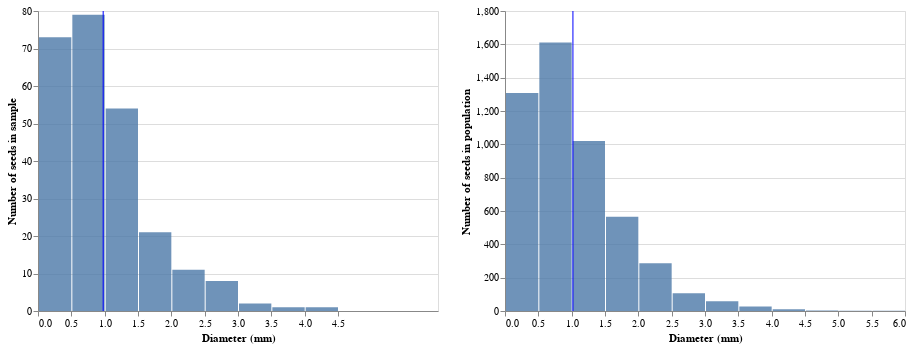

Here is the notebook cell this chart was saved with:
### Markdown cell above
The cell below produces a histogram of the sample values, and displays it alongside the histogram of population values.

### Code cell
# base layer
base_samp = alt.Chart(sample).properties(width = 400, height = 300)

# histogram of diameter measurements
hist_samp = base_samp.mark_bar(opacity = 0.8).encode(
    x = alt.X('diameter', 
              bin = alt.Bin(maxbins = 20),
              scale = alt.Scale(domain = (0, 6)),
              title = 'Diameter (mm)'),
    y = alt.Y('count()', title = 'Number of seeds in sample')
)

# vertical line for population mean
mean_samp = base_samp.mark_rule(color='blue').encode(
    x = 'mean(diameter)'
)

# display
hist_samp + mean_samp | hist_pop + mean_pop

### Figure 1 — Vega-Lite specification as saved in the notebook (floating-point values rounded to 4 significant figures; data arrays with more than 128 entries replaced by an {"elided": "..."} marker saying what was removed)
{"config": {"view": {"continuousWidth": 400, "continuousHeight": 300}}, "hconcat": [{"layer": [{"mark": {"type": "bar", "opacity": 0.8}, "encoding": {"x": {"type": "quantitative", "bin": {"maxbins": 20}, "field": "diameter", "scale": {"domain": [0, 6]}, "title": "Diameter (mm)"}, "y": {"type": "quantitative", "aggregate": "count", "title": "Number of seeds in sample"}}, "height": 300, "width": 400}, {"mark": {"type": "rule", "color": "blue"}, "encoding": {"x": {"type": "quantitative", "aggregate": "mean", "field": "diameter"}}, "height": 300, "width": 400}], "data": {"name": "data-7a55704d879ba0c1ee47b495e162a1b0"}}, {"layer": [{"mark": {"type": "bar", "opacity": 0.8}, "encoding": {"x": {"type": "quantitative", "bin": {"maxbins": 20}, "field": "diameter", "scale": {"domain": [0, 6]}, "title": "Diameter (mm)"}, "y": {"type": "quantitative", "aggregate": "count", "title": "Number of seeds in population"}}, "height": 300, "width": 400}, {"mark": {"type": "rule", "color": "blue"}, "encoding": {"x": {"type": "quantitative", "aggregate": "mean", "field": "diameter"}}, "height": 300, "width": 400}], "data": {"name": "data-a380aeb89abe40f2b96feb01db994829"}}], "$schema": "https://vega.github.io/schema/vega-lite/v4.8.1.json", "datasets": {"data-7a55704d879ba0c1ee47b495e162a1b0": {"elided": "250 records"}, "data-a380aeb89abe40f2b96feb01db994829": {"elided": "5000 records"}}}
